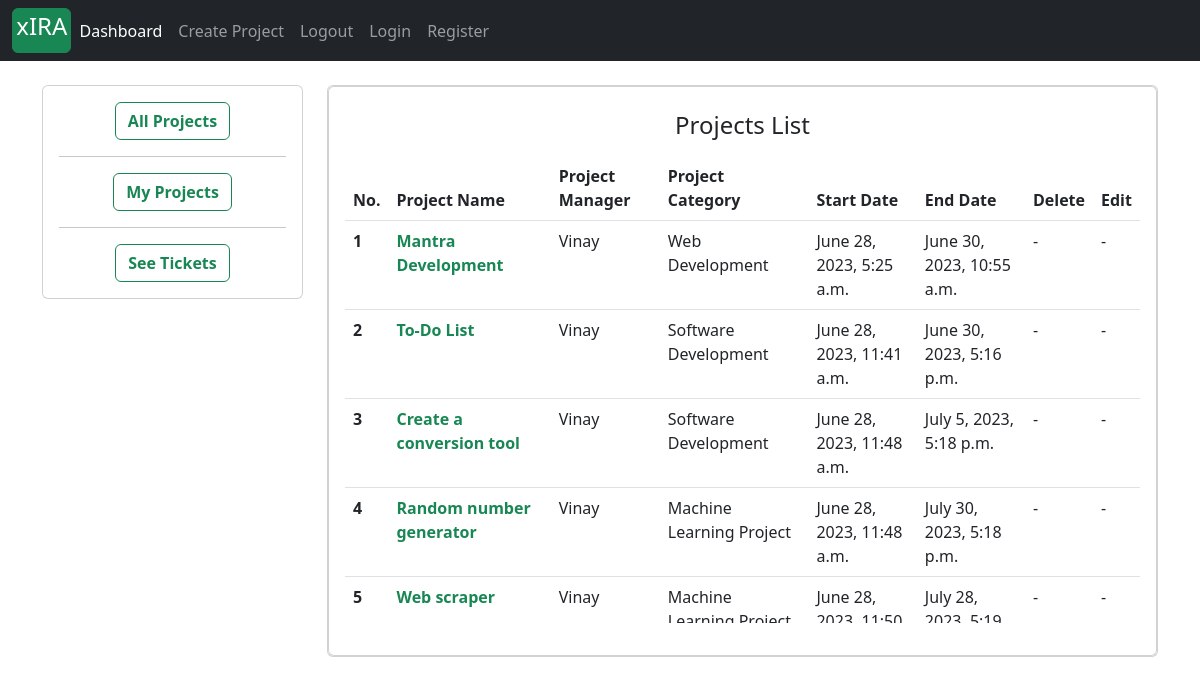
The app's page /dashboard_manager/1/ with its own data.
### projects/models.py (models this page shows, shortened)
class Project(models.Model):
    project_name         = models.CharField(max_length=30)
    project_description  = models.TextField(max_length=600, blank=True)
    project_category     = models.CharField(max_length=30, choices=choices)
    project_manager      =  models.ForeignKey(ProjectManager, on_delete=models.SET_NULL, null=True)
    assignees            =  models.ManyToManyField(Account)
    start_date           = models.DateTimeField(auto_now_add=True)
    estimated_end_date   = models.DateTimeField()

### accounts/models.py (models this page shows, shortened)
class ProjectManager(models.Model):
    project_manager = models.OneToOneField(Account, on_delete=models.CASCADE)
    domain          = models.CharField(max_length=40, choices=choices_1)
    def __str__(self):
        return self.project_manager.first_name

class Account(AbstractBaseUser):
    first_name           = models.CharField(max_length=50)
    last_name            = models.CharField(max_length=50)
    work_email           = models.EmailField(max_length=100, unique=True)
    contact_number       = models.CharField(max_length=50)
    work_profile         = models.CharField(max_length=30, choices=choices)
    date_joined     = models.DateTimeField(auto_now_add=True)
    last_login      = models.DateTimeField(auto_now_add=True)
    is_admin        = models.BooleanField(default=False)
    is_staff        = models.BooleanField(default=False)
    is_active        = models.BooleanField(default=False)
    is_superadmin        = models.BooleanField(default=False)
    USERNAME_FIELD = 'work_email'
    REQUIRED_FIELDS = ['first_name', 'last_name']
    objects = MyAccountManager()

### xIRA/views.py (the view)
# urls.py: path('dashboard_manager/<int:manager_id>/', views.manager_dashboard, name='manager_dashboard'),
def manager_dashboard(request, manager_id):
    manager_project = Project.objects.filter(project_manager__project_manager__id = manager_id)
    context = {
        'projects': manager_project,
    }
    return render(request, 'landingPage.html', context)

### projects/context_processors.py (called while the page is built)
def create_project_form(request):
    form = ProjectCreationForm()
    context = {
        'project_creation_form': form
    }
    return context

### templates/landingPage.html
{% extends 'base.html' %}
{% block content %}
<div class="container mt-4">
 <div class="row">
    <div class="col-sm-3" style="">
      <div class="card">
    <div class="card-body text-center">
      <a href="{% url 'dashboard' %}" class="btn btn-outline-success"  style="text-decoration: none"><strong>All Projects</strong></a>
    <hr>
      <a href="{% url 'dashboard' request.user.id %}" class="btn btn-outline-success"  style="text-decoration: none"><strong>My Projects</strong></a>
    <hr>
      <a href="#" class="btn btn-outline-success"  style="text-decoration: none"><strong>See Tickets</strong></a>
    </div>
      </div>
    </div>
    <div class="col-lg" style="">
        <div class="card">
  <div class="card">
    <div class="card-body">
    <table class="table caption-top" style="position: relative;height: 520px;overflow: auto;display: block;" id="project_table">
  <caption><h4 class="text-dark text-center">Projects List</h4></caption>
  <thead>
    <tr>
      <th scope="col">No.</th>
      <th scope="col">
          Project Name
      </th>
      <th scope="col">Project Manager</th>
      <th scope="col">Project Category</th>
      <th scope="col">Start Date</th>
      <th scope="col">End Date</th>
        <th scope="col">Delete</th>
        <th scope="col">Edit</th>
    </tr>
  </thead>
{% for project in projects %}
  <tbody>
    <tr>
      <th scope="row">{{forloop.counter}}</th>
      <td>
              <a href="{% url 'project_detail' project.id %}" style="text-decoration: none" ><strong class="text-success">{{project.project_name}}</strong></a>
      </td>
      <td>
          <a href="{% url 'manager_dashboard' project.project_manager.project_manager.id %}" style="text-decoration: none; color: hotpink;" class="text-dark">{{project.project_manager}}</a>
      </td>
      <td>
      <a href="{% url 'project_category_dashboard' project.project_category|slugify %}" style="text-decoration: none; color: hotpink;" class="text-dark">{{project.project_category}}</a>
      </td>
      <td>{{project.start_date}}</td>
      <td>{{project.estimated_end_date}}</td>
      {% if request.user.is_project_manager and project.project_manager.project_manager == request.user %}
        <td><a href="{% url 'delete_project' project.id %}" style="text-decoration: none; color: hotpink;" class="text-success">Delete</a></td>
        <td><a href="{% url 'edit_project' project.id %}" style="text-decoration: none; color: hotpink;" class="text-success">Edit</a></td>
      {% else %}
        <td>-</td>
        <td>-</td>
      {% endif %}
    </tr>
{% endfor %}
  </tbody>
</table>
      </div>
  </div>
      </div>
        </div>
    </div>
</div>
{% endblock %}

### records on screen
Project: project_name "Mantra Development", project_manager "Vinay", project_category "Web Development", start_date "June 28, 2023, 5:25 a.m.", estimated_end_date "June 30, 2023, 10:55 a.m."
Project: project_name "To-Do List", project_manager "Vinay", project_category "Software Development", start_date "June 28, 2023, 11:41 a.m.", estimated_end_date "June 30, 2023, 5:16 p.m."
Project: project_name "Create a conversion tool", project_manager "Vinay", project_category "Software Development", start_date "June 28, 2023, 11:48 a.m.", estimated_end_date "July 5, 2023, 5:18 p.m."
Project: project_name "Random number generator", project_manager "Vinay", project_category "Machine Learning Project", start_date "June 28, 2023, 11:48 a.m.", estimated_end_date "July 30, 2023, 5:18 p.m."
Project: project_name "Web scraper", project_manager "Vinay", project_category "Machine…", start_date "June 28,…", estimated_end_date "July 28,…"
